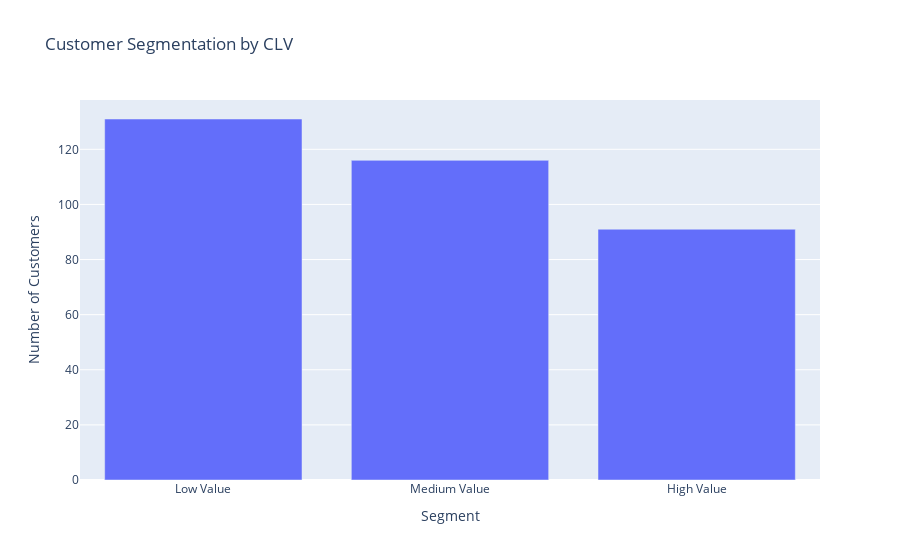

The code cell stored with this chart in its notebook:
### Code cell
# customer lifetime value (CLV)
data['CLV'] = (data['Total_Purchases'] * data['Total_Pages_Viewed']) / data['Age']

data['Segment'] = pd.cut(data['CLV'], bins=[1, 2.5, 5, float('inf')],
                         labels=['Low Value', 'Medium Value', 'High Value'])

segment_counts = data['Segment'].value_counts().reset_index()
segment_counts.columns = ['Segment', 'Count']

# Create a bar chart to visualize the customer segments
fig = px.bar(segment_counts, x='Segment', y='Count', 
             title='Customer Segmentation by CLV')
fig.update_xaxes(title='Segment')
fig.update_yaxes(title='Number of Customers')
fig.show()

### Figure 1 — Plotly figure (JSON) as saved in the notebook; plotly's stock layout.template omitted (floating-point values rounded to 4 significant figures)
{"data": [{"alignmentgroup": "True", "hovertemplate": "Segment=%{x}<br>Count=%{y}<extra></extra>", "legendgroup": "", "marker": {"color": "#636efa", "pattern": {"shape": ""}}, "name": "", "offsetgroup": "", "orientation": "v", "showlegend": false, "textposition": "auto", "type": "bar", "x": ["Low Value", "Medium Value", "High Value"], "xaxis": "x", "y": [131, 116, 91], "yaxis": "y"}], "layout": {"autosize": true, "barmode": "relative", "legend": {"tracegroupgap": 0}, "title": {"text": "Customer Segmentation by CLV"}, "xaxis": {"anchor": "y", "autorange": true, "domain": [0, 1], "range": [-0.5, 2.5], "title": {"text": "Segment"}, "type": "category"}, "yaxis": {"anchor": "x", "autorange": true, "domain": [0, 1], "range": [0, 137.9], "title": {"text": "Number of Customers"}, "type": "linear"}}}
